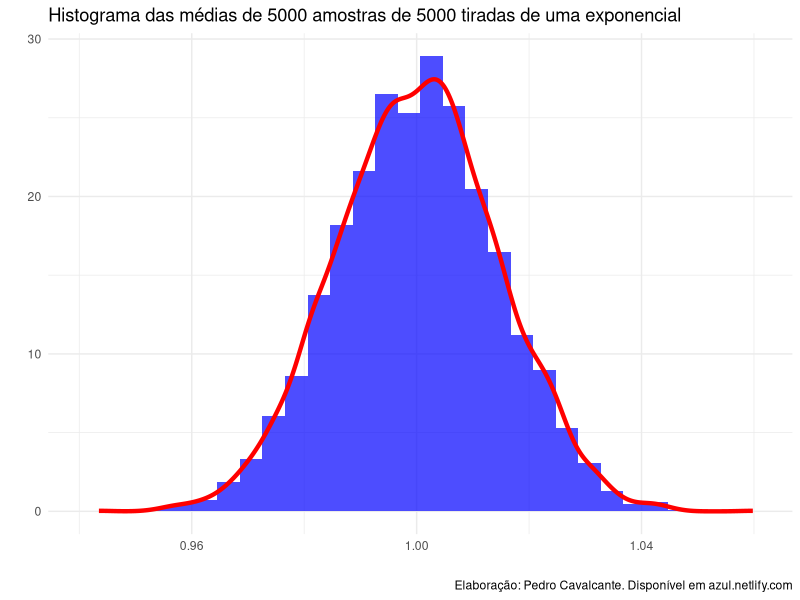
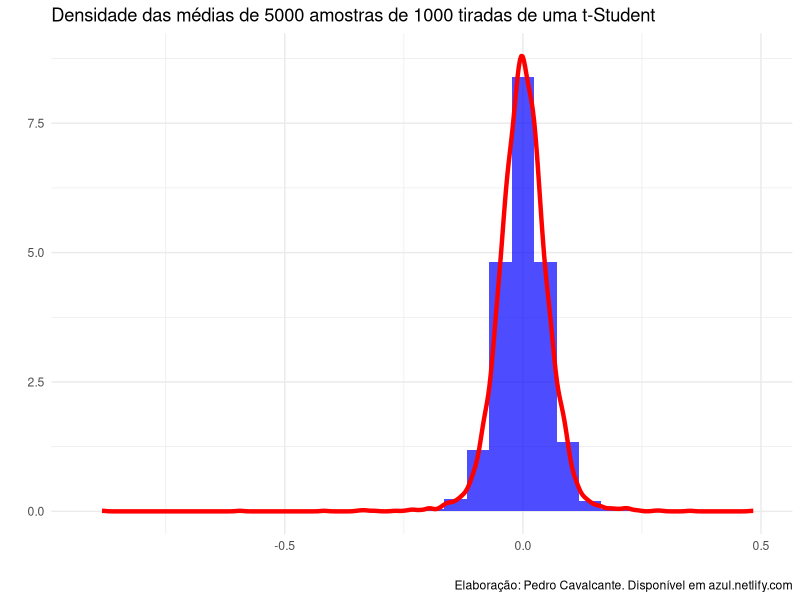
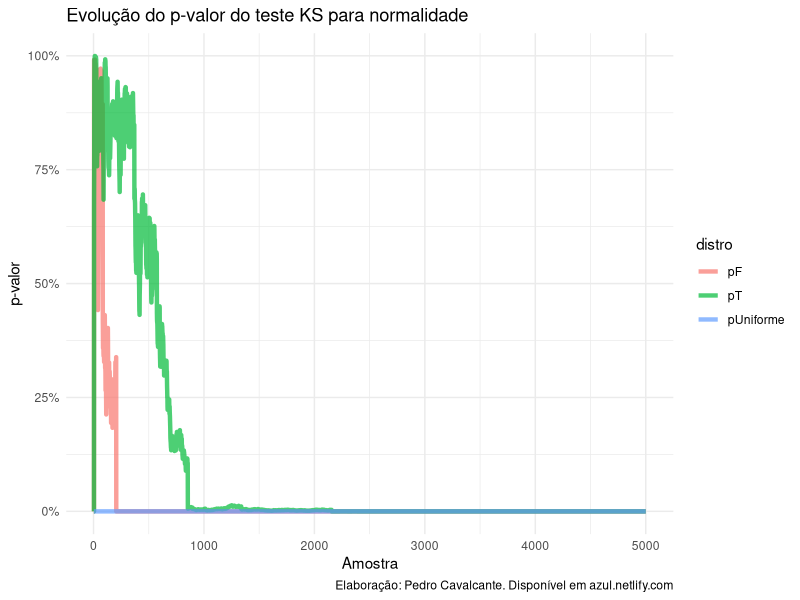

R code for these plots, in order:
## ---- chunk 1
knitr::opts_chunk$set(echo = TRUE, message = FALSE, warning = FALSE, dpi = 180)
## ---- chunk 2

library(tibble)
library(dplyr)

n <- 5000 # número de médias a serem calculadas
m <- 5000 # tamanho de cada amostra cuja média será calculada

simulacao <- tibble(indice = 1:n,
                    exponencial = double(length = n),
                    uniforme = double(length = n),
                    tStudent = double(length = n),
                    fFisher = double(length = n))
## ---- chunk 3

set.seed(1234)

for(i in 1:n) {
  
  simulacao$exponencial[i] <- rexp(n = m) %>% mean()
  simulacao$uniforme[i] <- runif(n = m) %>% mean()
  simulacao$tStudent[i] <- rt(n = m, df = 2) %>% mean() # média de uma t com 2 graus de liberdade
  simulacao$fFisher[i] <- rf(n = m, df1 = 2, df2 = 4) %>% mean() # média de uma F(2, 4)
  
  
}
## ---- chunk 4

library(ggplot2)

simulacao %>% 
  ggplot(aes(x = exponencial)) +
  geom_histogram(aes(y = ..density..), fill = "blue", alpha = .7) +
  geom_density(size = 1.5, alpha = .9, color = "red") +
  theme_minimal() +
  labs(title = "Histograma das médias de 5000 amostras de 5000 tiradas de uma exponencial",
       x = "",
       y = "",
       caption = "Elaboração: Pedro Cavalcante. Disponível em azul.netlify.com")


## ---- chunk 5

simulacao %>% 
  ggplot(aes(x = tStudent)) +
  geom_histogram(aes(y = ..density..), fill = "blue", alpha = .7) +
  geom_density(size = 1.5, alpha = .7, color = "red") +
  theme_minimal() +
  labs(title = "Densidade das médias de 5000 amostras de 1000 tiradas de uma t-Student",
       x = "",
       y = "",
       caption = "Elaboração: Pedro Cavalcante. Disponível em azul.netlify.com")


## ---- chunk 6


testes <- tibble(indice = 3:n,
                 pUniforme = double(length = n-2),
                 pT = double(length = n-2),
                 pF = double(length = n-2)
                 )
## ---- chunk 7

for(i in 3:nrow(testes)) {
  
  janela <- simulacao %>% 
    filter(indice <= i) %>% # selecionamos apenas os índices até o atual
    transmute(uniforme = (uniforme - mean(uniforme)/sd(uniforme)),
              tStudent = (tStudent - mean(tStudent))/sd(tStudent),
              fFisher = (fFisher - mean(fFisher))/sd(fFisher))
  

  testes$pUniforme[i] <- ks.test(x = janela$uniforme, "pnorm")$p.value
  testes$pT[i] <- ks.test(x = janela$tStudent, "pnorm")$p.value
  testes$pF[i] <- ks.test(x = janela$fFisher, "pnorm")$p.value
  
  
}

## ---- chunk 8

library(tidyr)

testes %>%
  pivot_longer(pUniforme:pF, 
               names_to = "distro",
               values_to = "p") %>%
  ggplot(aes(x = indice, color = distro, y = p)) +
  geom_line(size = 1.5, alpha = .7) +
  labs(title = "Evolução do p-valor do teste KS para normalidade",
       x = "Amostra",
       y = "p-valor",
       caption = "Elaboração: Pedro Cavalcante. Disponível em azul.netlify.com") +
  theme_minimal() +
  scale_y_continuous(label = scales::percent)



